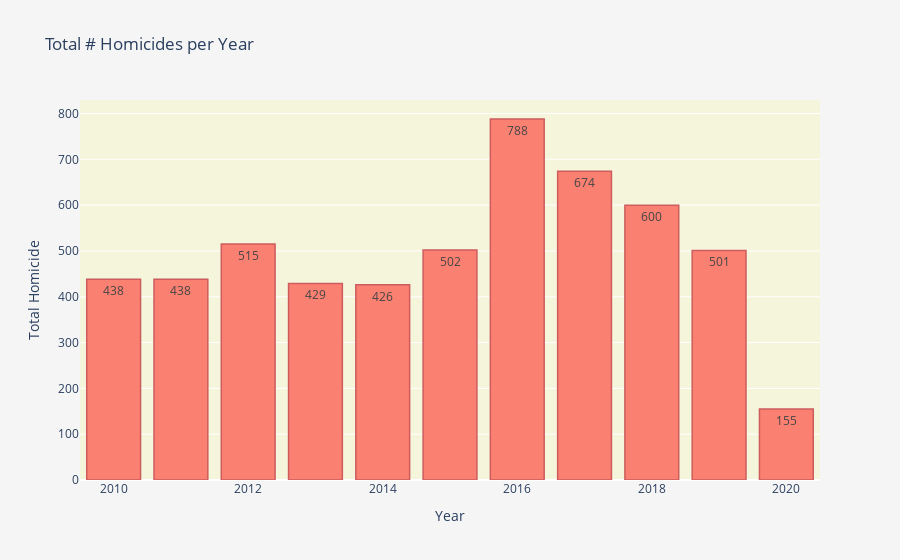

This figure's notebook cell:
### Code cell
def murder_bar(df):
    fig=go.Figure(data=[go.Bar(x=df["Year"],y=df["#murders"],text=df["#murders"],textposition="auto",)])
    fig.update_traces(marker_color='rgb(250,128,114)', marker_line_color='rgb(205,92,92)',
                  marker_line_width=1.5, opacity=1)
    fig.update_layout(title='Total # Homicides per Year', xaxis_title='Year', yaxis_title='Total Homicide', plot_bgcolor ='beige', paper_bgcolor='whitesmoke')
    fig.show()
murder_bar(murder_by_year.toPandas())

### Figure 1 — Plotly figure (JSON) as saved in the notebook; plotly's stock layout.template omitted (floating-point values rounded to 4 significant figures)
{"data": [{"marker": {"color": "rgb(250,128,114)", "line": {"color": "rgb(205,92,92)", "width": 1.5}}, "opacity": 1, "text": [438, 438, 515, 429, 426, 502, 788, 674, 600, 501, 155], "textposition": "auto", "type": "bar", "x": [2010, 2011, 2012, 2013, 2014, 2015, 2016, 2017, 2018, 2019, 2020], "y": [438, 438, 515, 429, 426, 502, 788, 674, 600, 501, 155]}], "layout": {"paper_bgcolor": "whitesmoke", "plot_bgcolor": "beige", "title": {"text": "Total # Homicides per Year"}, "xaxis": {"title": {"text": "Year"}}, "yaxis": {"title": {"text": "Total Homicide"}}}}
